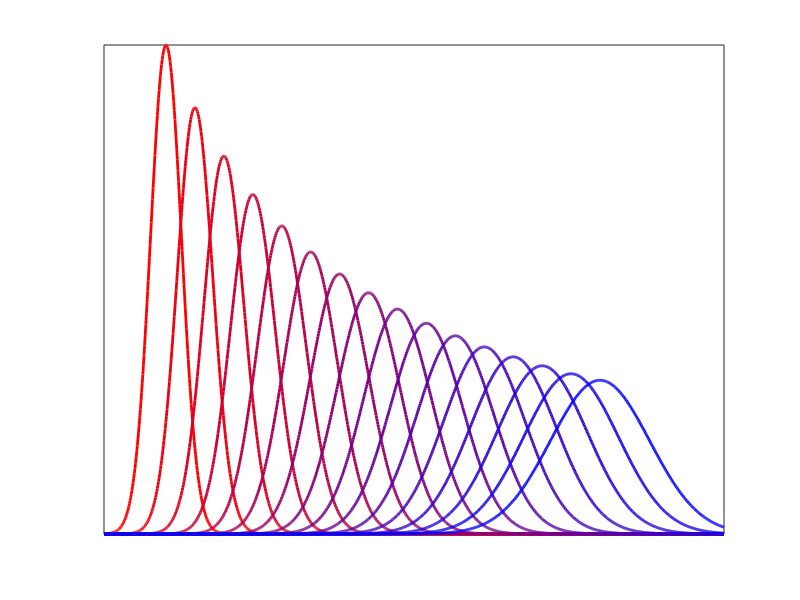
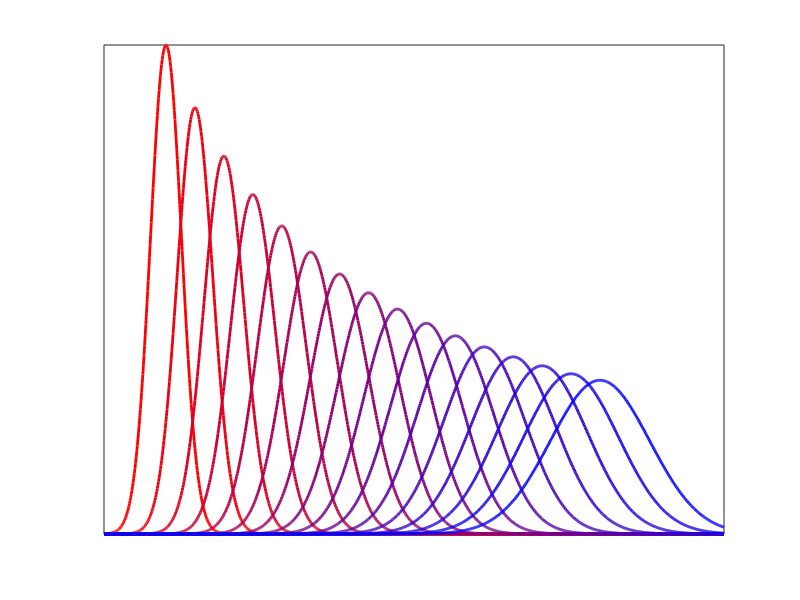

The MATLAB source for these figures, in order:
%%
% Interpolation of 1D Gaussians

rep = 'results/gaussian-1d/';
[~,~] = mkdir(rep);

N = 1024;
x = linspace(0,1,N)';
normalize = @(x)x/sum(x(:));
gauss = @(m,s)normalize( exp( -(x-m).^2/(2*s^2) ) );

m0 = .1;  s0 = .025;
m1 = .8;  s1 = .08;


q = 16;
clf; hold on;
for i=1:q
    t = (i-1)/(q-1);
    m = (1-t)*m0+t*m1;
    s = (1-t)*s0+t*s1;
    lw = 2;
    plot(x, gauss(m,s), 'color', [1-t 0 t], 'LineWidth', lw);    
end
set(gca, 'XTick', [], 'YTick', []);
box on; axis tight;
saveas(gcf, [rep 'interp-density.eps']);


clf; hold on;
for i=1:q
    t = (i-1)/(q-1);
    m = (1-t)*m0+t*m1;
    s = (1-t)*s0+t*s1;
    lw = 2;
    plot(x, gauss(m,s), 'color', [1-t 0 t], 'LineWidth', lw);    
end
set(gca, 'XTick', [], 'YTick', []);
box on; axis tight;
saveas(gcf, [rep 'interp-density.eps'], 'epsc');